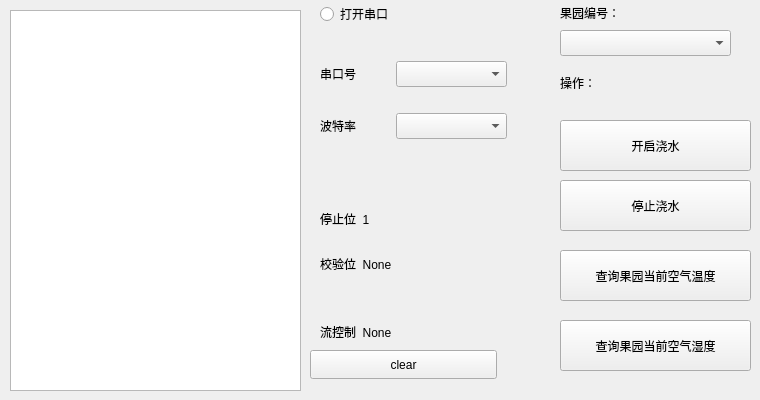
      <widget class="QWidget" name="tab_4">
       <attribute name="title">
        <string> 管理果园 </string>
       </attribute>
       <widget class="QTextEdit" name="textEdit">
        <property name="geometry">
         <rect>
          <x>10</x>
          <y>10</y>
          <width>291</width>
          <height>381</height>
         </rect>
        </property>
       </widget>
       <widget class="QRadioButton" name="radioButton">
        <property name="geometry">
         <rect>
          <x>320</x>
          <y>2</y>
          <width>93</width>
          <height>24</height>
         </rect>
        </property>
        <property name="text">
         <string>打开串口</string>
        </property>
       </widget>
       <widget class="QComboBox" name="comboBox2">
        <property name="geometry">
         <rect>
          <x>396</x>
          <y>113</y>
          <width>111</width>
          <height>26</height>
         </rect>
        </property>
       </widget>
       <widget class="QLabel" name="label_8">
        <property name="geometry">
         <rect>
          <x>320</x>
          <y>209</y>
          <width>93</width>
          <height>20</height>
         </rect>
        </property>
        <property name="text">
         <string>停止位  1</string>
        </property>
       </widget>
       <widget class="QLabel" name="label">
        <property name="geometry">
         <rect>
          <x>320</x>
          <y>61</y>
          <width>45</width>
          <height>26</height>
         </rect>
        </property>
        <property name="text">
         <string>串口号</string>
        </property>
       </widget>
       <widget class="QLabel" name="label_9">
        <property name="geometry">
         <rect>
          <x>320</x>
          <y>254</y>
          <width>93</width>
          <height>20</height>
         </rect>
        </property>
        <property name="text">
         <string>校验位  None</string>
        </property>
       </widget>
       <widget class="QPushButton" name="pushButton">
        <property name="geometry">
         <rect>
          <x>310</x>
          <y>350</y>
          <width>187</width>
          <height>29</height>
         </rect>
        </property>
        <property name="text">
         <string>clear</string>
        </property>
       </widget>
       <widget class="QLabel" name="label_10">
        <property name="geometry">
         <rect>
          <x>320</x>
          <y>322</y>
          <width>93</width>
          <height>20</height>
         </rect>
        </property>
        <property name="text">
         <string>流控制  None</string>
        </property>
       </widget>
       <widget class="QLabel" name="label_11">
        <property name="geometry">
         <rect>
          <x>320</x>
          <y>113</y>
          <width>45</width>
          <height>26</height>
         </rect>
        </property>
        <property name="text">
         <string>波特率</string>
        </property>
       </widget>
       <widget class="QComboBox" name="comboBox">
        <property name="geometry">
         <rect>
          <x>396</x>
          <y>61</y>
          <width>111</width>
          <height>26</height>
         </rect>
        </property>
       </widget>
       <widget class="QLabel" name="label_26">
        <property name="geometry">
         <rect>
          <x>560</x>
          <y>0</y>
          <width>71</width>
          <height>26</height>
         </rect>
        </property>
        <property name="text">
         <string>果园编号：</string>
        </property>
       </widget>
       <widget class="QComboBox" name="comSmart">
        <property name="geometry">
         <rect>
          <x>560</x>
          <y>30</y>
          <width>171</width>
          <height>26</height>
         </rect>
        </property>
       </widget>
       <widget class="QLabel" name="label_27">
        <property name="geometry">
         <rect>
          <x>560</x>
          <y>70</y>
          <width>45</width>
          <height>26</height>
         </rect>
        </property>
        <property name="text">
         <string>操作：</string>
        </property>
       </widget>
       <widget class="QPushButton" name="pushButton_4">
        <property name="geometry">
         <rect>
          <x>560</x>
          <y>120</y>
          <width>191</width>
          <height>51</height>
         </rect>
        </property>
        <property name="text">
         <string>开启浇水</string>
        </property>
       </widget>
       <widget class="QPushButton" name="pushButton_5">
        <property name="geometry">
         <rect>
          <x>560</x>
          <y>180</y>
          <width>191</width>
          <height>51</height>
         </rect>
        </property>
        <property name="text">
         <string>停止浇水</string>
        </property>
       </widget>
       <widget class="QPushButton" name="pushButton_6">
        <property name="geometry">
         <rect>
          <x>560</x>
          <y>250</y>
          <width>191</width>
          <height>51</height>
         </rect>
        </property>
        <property name="text">
         <string>查询果园当前空气温度</string>
        </property>
       </widget>
       <widget class="QPushButton" name="pushButton_7">
        <property name="geometry">
         <rect>
          <x>560</x>
          <y>320</y>
          <width>191</width>
          <height>51</height>
         </rect>
        </property>
        <property name="text">
         <string>查询果园当前空气湿度</string>
        </property>
       </widget>
      </widget>
